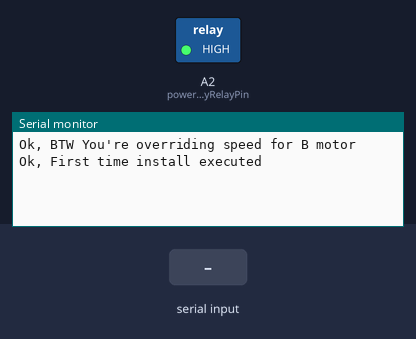
The sketch below on a simulated Arduino Uno, built with avr-gcc and run on an emulated ATmega328P. On the bench: switched loads named in the sketch (green lamp = pin HIGH), the last lines printed to the serial monitor. The test bench sets the inputs (shaded band). EEPROM starts erased.

Above: at 1.2 s.
1.3 s: "SEQUENCE\n" received over Serial
At 2.2 s:
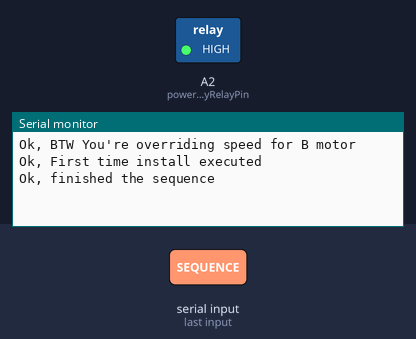
2.8 s: "MMOVE\n" received over Serial
At 4.0 s:
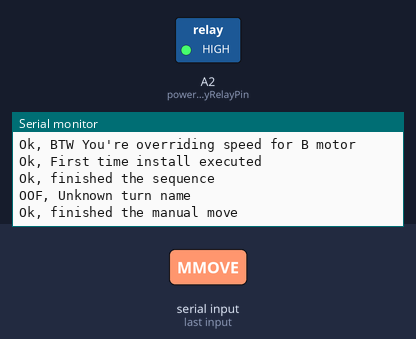
4.3 s: "MTURN\n" received over Serial
At 5.3 s:
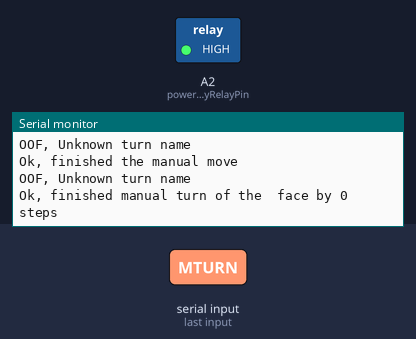

The sketch:

testCode.ino
```cpp
#include <Stepper.h>
#include <EEPROM.h>

// PowerSupply
#define powerSupplyRelayPin A2

// INIT: Stepper variables
// PINOUTS
#define Stepper1Dir 2
#define Stepper1Step 3
#define Stepper1En 4

#define Stepper2Dir 5
#define Stepper2Step 6
#define Stepper2En 7

#define Stepper3Dir 8
#define Stepper3Step 9
#define Stepper3En 13

#define Stepper4Dir 10
#define Stepper4Step 11
#define Stepper4En 12

#define Stepper5Dir A5
#define Stepper5Step A3
#define Stepper5En A4

#define STEPS 200 // steps per revolution
Stepper Stepper1(STEPS, Stepper1Dir, Stepper1Step);
Stepper Stepper2(STEPS, Stepper2Dir, Stepper2Step);
Stepper Stepper3(STEPS, Stepper3Dir, Stepper3Step);
Stepper Stepper4(STEPS, Stepper4Dir, Stepper4Step);
Stepper Stepper5(STEPS, Stepper5Dir, Stepper5Step);

int Speed = 600; // 1000 overturns, 700 overshoots bit (works but meh), 600 okay, 500 is good but tban bl'allergie
const int steppers_count = 5;
int SteppersEns[] = {Stepper1En, Stepper2En, Stepper3En, Stepper4En, Stepper5En};
Stepper Steppers[] = {Stepper1, Stepper2, Stepper3, Stepper4, Stepper5};

// serial communication variables
const int arrSize = 10;
String* parts_of_msg = new String[arrSize]; // according to the largest string array we'll need (ex. ANGLES 90 90 90 90 90)

// TEMP: the long variable must be pre-inited before using msg.toInt() in serial otherwise it'll cap out at 32k
long serialLongValue;


void setup() {

  // initialize relay pin
  pinMode(powerSupplyRelayPin, OUTPUT);

  // INIT: Serial
  Serial.begin(9600);
  while(!Serial){}

  // INIT: Stepper
  for(int i=0; i<steppers_count; i++){
    Steppers[i].setSpeed(Speed);
    pinMode(SteppersEns[i], OUTPUT);
    digitalWrite(SteppersEns[i], LOW); // disable pin
  }
  Serial.println("Ok, BTW You're overriding speed for B motor");
  Steppers[3].setSpeed(400);
  Steppers[4].setSpeed(400);


  // LOAD: Stepper location value from eeprom from last execution
  // FIRST LAUNCH CHECK: check if this is the first time this arduino was used for this code, if so pre-save default values
  float first_time = 0.0;
  EEPROM.get( 0, first_time );

  //
  if (isnan(first_time) || first_time!=6.9) {
    EEPROM.put( 0, 6.9 ); // proves db was inited
    Serial.println("Ok, First time install executed");
  } else {
    Serial.println("Ok, Ready");
  }

  // turn on relay pin
  digitalWrite(powerSupplyRelayPin, HIGH);
}

void loop() {
  serial();
}


long defaultSteps = 200;
int i=0;

void serial(){

  // SERIAL: receive commands from serial
  if(Serial.available()){
    String msg = Serial.readStringUntil('\n');

    // split string by spaces
    getValues(msg);

    if(parts_of_msg[0] == "SEQUENCE"){ // SEQUENCE <Faces>    ex. SEQUENCE RUru   (sequence of turns, upper case=clockwise, lower case=anti-clockwise)
      // loop over each move of this sequence and execute it
      i = 0;
      while(i < parts_of_msg[1].length()){
        if(i < parts_of_msg[1].length() - 1){
          if(parts_of_msg[1][i+1] == '\''){
            turn(parts_of_msg[1][i], -defaultSteps);
            i++;
          } else if(parts_of_msg[1][i+1] == '2') {
            turn(parts_of_msg[1][i], defaultSteps*2);
            i++;
          } else
            turn(parts_of_msg[1][i], defaultSteps);
        } else {
          turn(parts_of_msg[1][i], defaultSteps);
        }
        //delay(100);
        i += 1;
      }
      Serial.println("Ok, finished the sequence " + String(parts_of_msg[1]));
      return;
    }

    if(parts_of_msg[0] == "MMOVE"){ // MMOVE <Face>    ex. MMOVE F2   or F'    or F
        if(parts_of_msg[1].length() > 1){
          if(parts_of_msg[1][1] == '\'')
            turn(parts_of_msg[1][0], -defaultSteps);
          else if(parts_of_msg[1][1] == '2')
            turn(parts_of_msg[1][0], defaultSteps*2);
          else
            turn(parts_of_msg[1][0], defaultSteps);
        } else {
          turn(parts_of_msg[1][0], defaultSteps);
        }
      Serial.println("Ok, finished the manual move " + String(parts_of_msg[1]));
      return;
    }

    if(parts_of_msg[0] == "MTURN"){ // MTURN <Face name> <amount>    ex. TURN  F2   or F'    or F 200  (manual turn)
      serialLongValue = parts_of_msg[2].toInt();

      if(parts_of_msg[1].length() > 1){
        if(parts_of_msg[1][1] == '\'')
          turn(parts_of_msg[1][0], -serialLongValue);
        else if(parts_of_msg[1][1] == '2')
          turn(parts_of_msg[1][0], serialLongValue*2);
        else
          turn(parts_of_msg[1][0], serialLongValue);
      } else {
        turn(parts_of_msg[1][0], serialLongValue);
      }
      Serial.println("Ok, finished manual turn of the " + String(parts_of_msg[1]) + " face by " + String(serialLongValue) + " steps");
      return;
    }

    Serial.println("OOF, Unknown command " + String(msg));
    return;
  }
}

void turn(char letter, long steps){
  if(letter == 'F'){
    moveStepper(0, -steps);
  } else if(letter == 'L'){
    moveStepper(1, steps);
  } else if(letter == 'R'){
    moveStepper(2, -steps);
  } else if(letter == 'D'){
    steps /= 2;
    if(abs(steps)==defaultSteps){
      moveStepper(3, steps<0 ? steps+3 : steps-3);
    } else {
      moveStepper(3, steps<0 ? steps+6 : steps-6);
    }
  } else if(letter == 'B'){
    steps /= 2;
    if(abs(steps)==defaultSteps){
      moveStepper(4, steps<0 ? -(steps+5) : -(steps-5));
    } else {
      moveStepper(4, steps<0 ? -(steps+10) : -(steps-10));
    }
  } else {
    Serial.println("OOF, Unknown turn name " + String(letter));
  }
}

void moveStepper(int index, long amount){
  //Serial.println("Ok, Moving stepper " + String(index+1) + " by " + String(amount) + " steps");
  digitalWrite(SteppersEns[index], HIGH);
  Steppers[index].step(amount);
  digitalWrite(SteppersEns[index], LOW);
}

unsigned int j = 0;
void getValues(String msg){
    j = 0;
    parts_of_msg[0] = "";
    for (unsigned int i = 0; i < msg.length(); i++) {
        if(j>=arrSize)
          break;
        if(msg[i]==' '){ j += 1; parts_of_msg[j] = ""; }
        else parts_of_msg[j] += msg[i];
    }
}
```

Measured:
- after the input at 1.3 s, the serial monitor: prints a new line at once (image 1)
- after the input at 2.8 s, the serial monitor: prints a new line at once (image 2)
- after the input at 4.3 s, the serial monitor: prints a new line at once (image 3)
